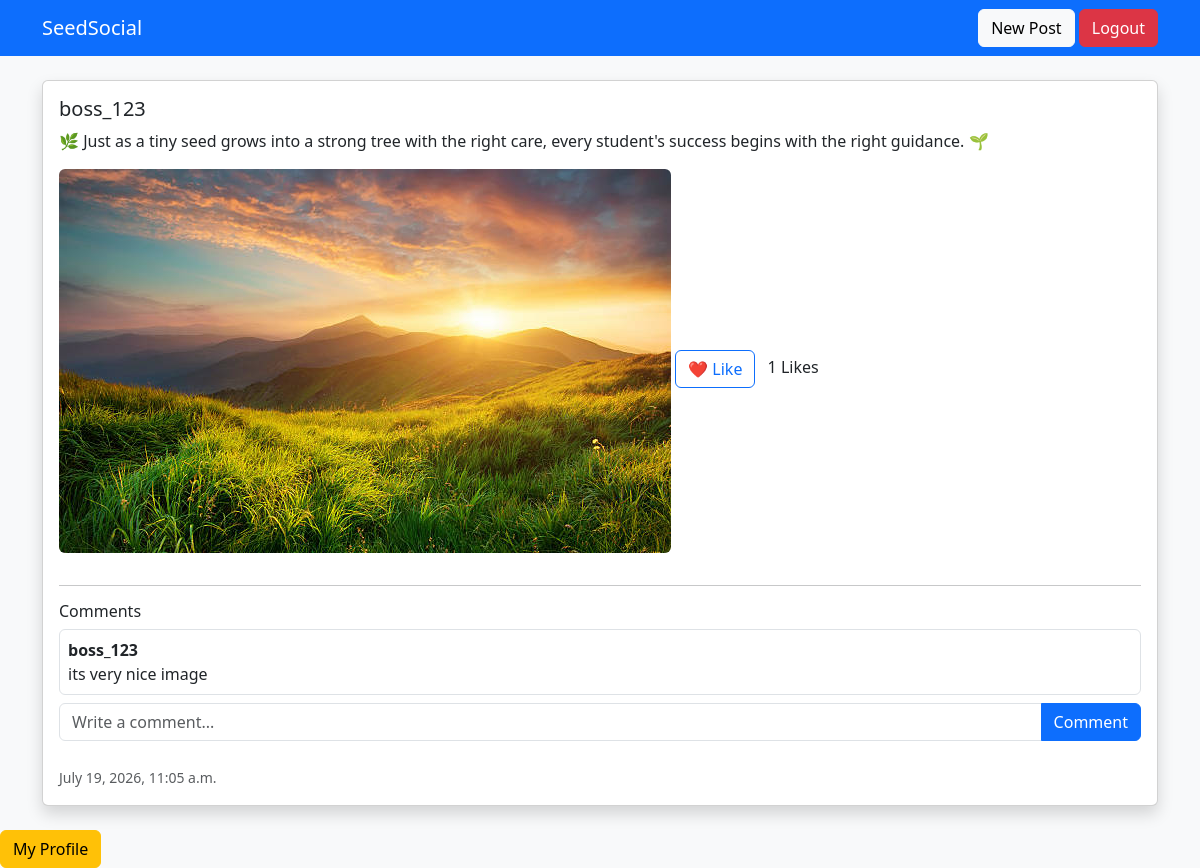
Screenshot of / (signed in) with the database file from the repository.
### posts/models.py (models this page shows, shortened)
class Post(models.Model):
    user = models.ForeignKey(User, on_delete=models.CASCADE)
    caption = models.TextField()
    image = models.ImageField(upload_to='posts/', blank=True, null=True)
    created_at = models.DateTimeField(auto_now_add=True)
    def total_likes(self):
        return self.like_set.count()

class Comment(models.Model):
    user = models.ForeignKey(User, on_delete=models.CASCADE)
    post = models.ForeignKey(Post, on_delete=models.CASCADE)
    comment = models.TextField()
    created_at = models.DateTimeField(auto_now_add=True)

### posts/views.py (the view)
# urls.py: path('', views.home, name='home'),
@login_required
def home(request):
    posts = Post.objects.all().order_by('-created_at')
    return render(request, 'home.html', {
        'posts': posts
    })

### templates/home.html (shortened to what this page needs)
<!DOCTYPE html>
<html lang="en">
<head>
    <link href="https://cdn.jsdelivr.net/npm/bootstrap@5.3.3/dist/css/bootstrap.min.css" rel="stylesheet">
</head>
<body class="bg-light">
<nav class="navbar navbar-dark bg-primary">
    <div class="container">
        <a class="navbar-brand">SeedSocial</a>
        <div>
            <a href="/create/" class="btn btn-light">New Post</a>
            <a href="/accounts/logout/" class="btn btn-danger">Logout</a>
        </div>
    </div>
</nav>
<div class="container mt-4">
{% for post in posts %}
<div class="card mb-4 shadow">
    <div class="card-body">
        <h5>{{ post.user.username }}</h5>
        <p>{{ post.caption }}</p>
        {% if post.image %}
            <img src="{{ post.image.url }}" class="img-fluid rounded mb-3" alt="{{ post.caption }}">
        {% endif %}
        <a href="{% url 'like_post' post.id %}" class="btn btn-outline-primary">
            ❤️ Like
        </a>
        <span class="ms-2">
            {{ post.total_likes }} Likes
        </span>
        <hr>
        <h6>Comments</h6>
        {% for comment in post.comment_set.all %}
            <div class="border rounded p-2 mb-2">
                <strong>{{ comment.user.username }}</strong><br>
                {{ comment.comment }}
            </div>
        {% empty %}
            <p class="text-muted">No comments yet.</p>
        {% endfor %}
        <form method="POST" action="{% url 'add_comment' post.id %}">
            <div class="input-group">
                <input
                    type="text"
                    name="comment"
                    class="form-control"
                    placeholder="Write a comment..."
                    required>
                <button type="submit" class="btn btn-primary">
                    Comment
                </button>
            </div>
        </form>
        <br>
        <small class="text-muted">
            {{ post.created_at }}
        </small>
    </div>
</div>
{% empty %}
<div class="alert alert-info">
    No Posts Yet
</div>
{% endfor %}
</div>
</body>
</html>
<a href="{% url 'profile' %}" class="btn btn-warning">
    My Profile
</a>

### rows the page displays
Post: user.username "boss_123", caption "🌿 Just as a tiny seed grows into a strong tree with the right care, every student's success begins with the right guidance. 🌱", image (picture), total_likes "1", created_at "July 19, 2026, 11:05 a.m."
Comment: user.username "boss_123", comment "its very nice image"
